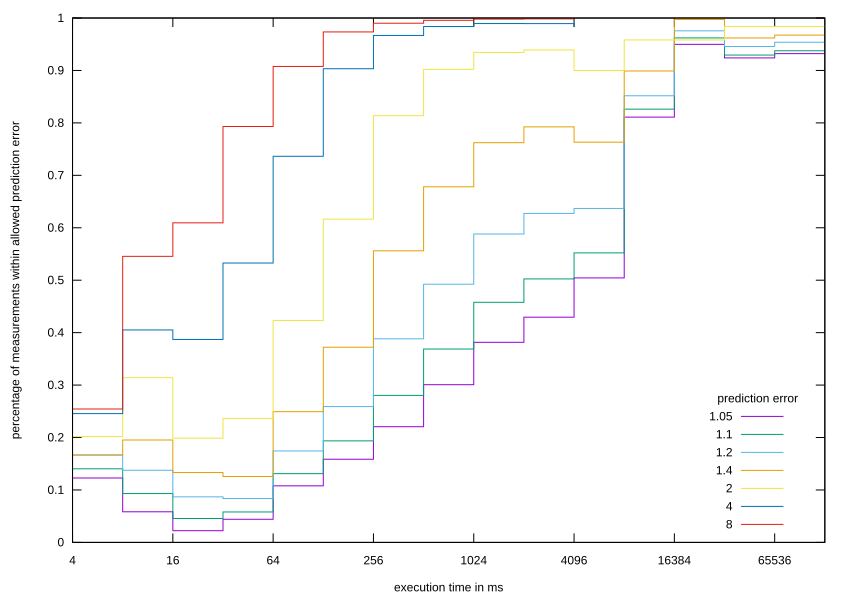

Generate this figure with gnuplot:
#!/usr/bin/env gnuplot
set term tikz size 8.5cm,6cm
set output "compare_time_and_intermediates.tex"
#set term svg size 850,600
#set output "compare_time_and_intermediates.svg"
set logscale x 2
set datafile separator comma
set key bottom right title "prediction error"
set xlabel "execution time in ms"
set ylabel "percentage of measurements within allowed prediction error"
plot 'compare_time_and_intermediates.csv' using 1:2 with steps title columnhead, \
     'compare_time_and_intermediates.csv' using 1:3 with steps title columnhead, \
     'compare_time_and_intermediates.csv' using 1:4 with steps title columnhead, \
     'compare_time_and_intermediates.csv' using 1:5 with steps title columnhead, \
     'compare_time_and_intermediates.csv' using 1:6 with steps title columnhead, \
     'compare_time_and_intermediates.csv' using 1:7 with steps title columnhead, \
     'compare_time_and_intermediates.csv' using 1:8 with steps title columnhead
